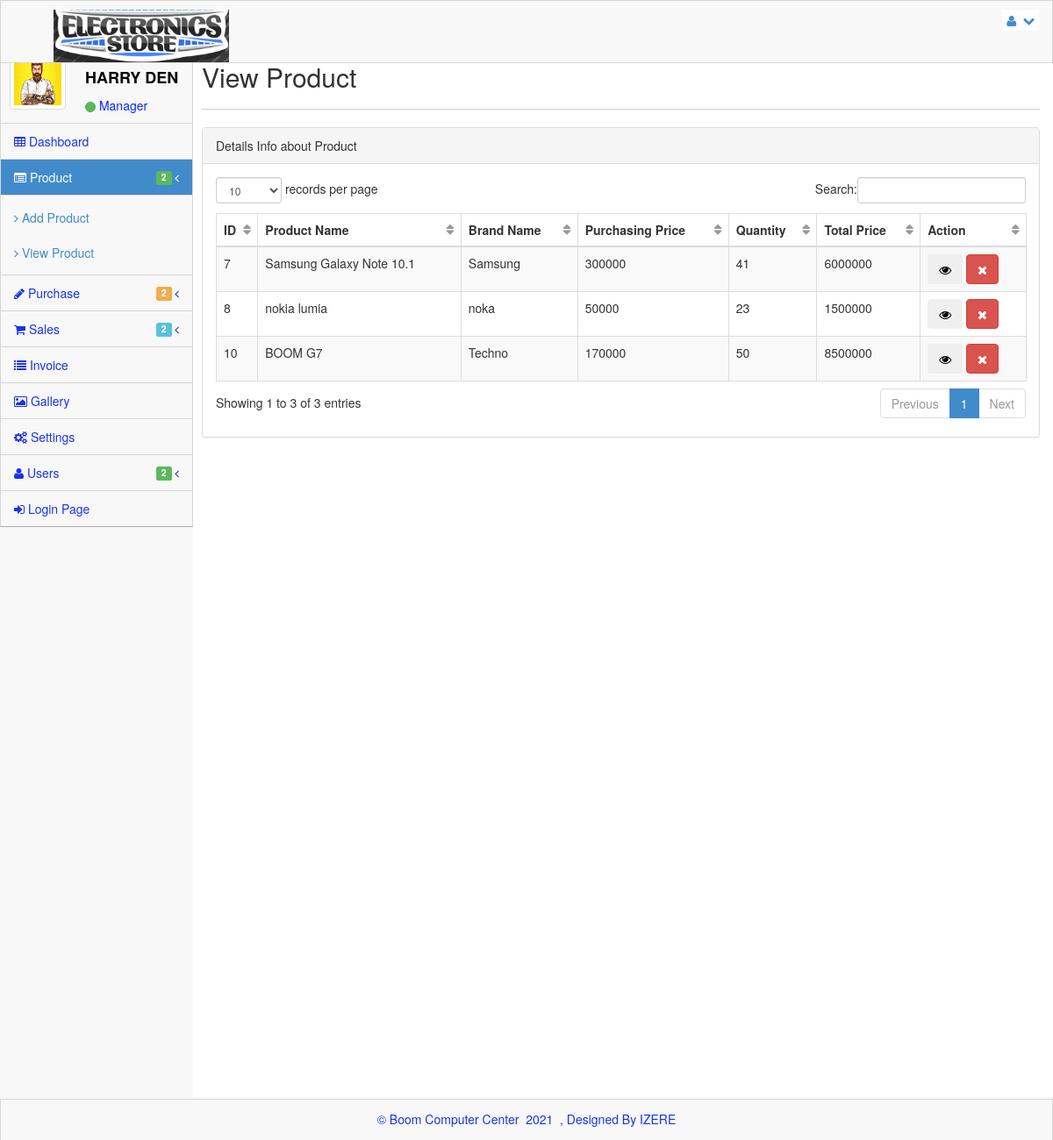
Page /ViewProduct.php (signed in) on the committed database.
### tables this page shows
CREATE TABLE IF NOT EXISTS `product` (
  `productid` int(11) NOT NULL AUTO_INCREMENT,
  `product_name` varchar(100) NOT NULL,
  `brand` varchar(50) NOT NULL,
  `price` int(11) NOT NULL,
  `quantity` int(11) NOT NULL,
  `TotalPrice` int(11) NOT NULL,
  `displaysize` varchar(100) NOT NULL,
  `operatingsystem` varchar(100) NOT NULL,
  `Processor` varchar(100) NOT NULL,
  `InternalMemory` varchar(100) NOT NULL,
  `RAM` varchar(100) NOT NULL,
  `cameradescription` varchar(100) NOT NULL,
  `batterylife` varchar(100) NOT NULL,
  `weight` varchar(35) NOT NULL,
  `model` varchar(40) NOT NULL,
  `dimension` varchar(100) NOT NULL,
  `ASIN` varchar(45) NOT NULL,
  `description` text NOT NULL,
  `flaturedimage` varchar(100) NOT NULL,
  `status` varchar(50) NOT NULL,
  `date` varchar(20) NOT NULL,
  `IDUser` int(11) NOT NULL,
  `IDBranch` int(11) NOT NULL,
  PRIMARY KEY (`productid`)
);

### ViewProduct.php (the view, shortened to what this page needs)
<?php
if($_SESSION){
$IDBranch=$_SESSION["IDBranch"];
$role=$_SESSION["role"];
include 'Config/config1.php';
?>
<!DOCTYPE html>
 <html lang="en">
<head>
     <link rel="stylesheet" href="assets/css/bootstrap-fileupload.min.css" />
    <link rel="stylesheet" href="assets/plugins/bootstrap/css/bootstrap.css" />
    <link rel="stylesheet" href="assets/css/main.css" />
    <link rel="stylesheet" href="assets/css/theme.css" />
    <link rel="stylesheet" href="assets/css/MoneAdmin.css" />
    <link rel="stylesheet" href="assets/plugins/Font-Awesome/css/font-awesome.css" />
    <link href="assets/plugins/dataTables/dataTables.bootstrap.css" rel="stylesheet" />
</head>
<body class="padTop53 " >
    <div id="wrap">
        <div id="top">
            <nav class="navbar navbar-inverse navbar-fixed-top " style="padding-top: 10px;">
                <header class="navbar-header">
                    <a href="index.html" class="navbar-brand">
                  <img src="assets/img/logo1.png" alt="" / width="200px"></a>
                </header>
                <ul class="nav navbar-top-links navbar-right">
                    <li class="dropdown">
                        <a class="dropdown-toggle" data-toggle="dropdown" href="#">
                            <i class="icon-user "></i>&nbsp; <i class="icon-chevron-down "></i>
                        </a>
                    </li>
                </ul>
            </nav>
        </div>
       <div id="left" >
            <div class="media user-media well-small">
                <a class="user-link" href="#">
                    <img class="media-object img-thumbnail user-img" alt="User Picture" src="assets/img/Profile_Uploaded/<?php echo $_SESSION["profilepicture"] ?>" / style="width:64px; height:64px">
                </a>
                <br />
                <div class="media-body">
                    <h5 class="media-heading"> <?php echo $_SESSION["name"] ?></h5>
                    <ul class="list-unstyled user-info">
                        <li>
                             <a class="btn btn-success btn-xs btn-circle" style="width: 10px;height: 12px;"></a> <?php echo $_SESSION["role"] ?>
                        </li>
                    </ul>
                </div>
                <br />
            </div>
            <ul id="menu" class="collapse">
                <li class="panel">
                    <a href="dashboard.php" >
                        <i class="icon-table"></i> Dashboard
                    </a>
                </li>
                 <li class="panel active">
                    <a href="#" data-parent="#menu" data-toggle="collapse" class="accordion-toggle" data-target="#Product">
                        <i class="icon-list-alt"></i> Product
                        <span class="pull-right">
                            <i class="icon-angle-left"></i>
                        </span>
                          &nbsp; <span class="label label-success">2</span>&nbsp;
                    </a>
                    <ul class="in" id="Product">
                        <li class=""><a href="AddNewProduct.php"><i class="icon-angle-right"></i> Add Product </a></li>
                        <li class=""><a href="ViewProduct.php"><i class="icon-angle-right"></i> View Product </a></li>
                    </ul>
                </li>
                <?php
				if($role=="Manager")
				{
				?>
                <li class="panel">
                    <a href="#" data-parent="#menu" data-toggle="collapse" class="accordion-toggle" data-target="#Purchase">
                        <i class="icon-pencil"></i> Purchase
                        <span class="pull-right">
                            <i class="icon-angle-left"></i>
                        </span>
                          &nbsp; <span class="label label-warning">2</span>&nbsp;
                    </a>
                </li>
				<?php } ?>
                <li class="panel">
                    <a href="#" data-parent="#menu" data-toggle="collapse" class="accordion-toggle" data-target="#Sales">
                        <i class="icon-shopping-cart"></i> Sales
                        <span class="pull-right">
                            <i class="icon-angle-left"></i>
                        </span>
                          &nbsp; <span class="label label-info">2</span>&nbsp;
                    </a>
                </li>
                <li><a href="ViewInvoice.php"><i class="icon-list "></i> Invoice </a></li>
                <li><a href="gallery.php"><i class="icon-picture"></i> Gallery </a></li>
				<?php
				if($role=="Manager")
				{
				?>
                <li><a href="Settings.php"><i class="icon-cogs"></i> Settings </a></li>
                 <li class="panel">
                    <a href="#" data-parent="#menu" data-toggle="collapse" class="accordion-toggle" data-target="#Users">
                        <i class="icon-user"></i> Users
                        <span class="pull-right">
                            <i class="icon-angle-left"></i>
                        </span>
                         &nbsp; <span class="label label-success">2</span>&nbsp;
                    </a>
                </li>
                <?php } ?>
                <li><a href="Execute/ExDestroySession.php"><i class="icon-signin"></i> Login Page </a></li>
            </ul>
        </div>
        <div id="content">
            <div class="inner">
                <div class="row">
                    <div class="col-lg-12">
                        <h2> View Product </h2>
                    </div>
                </div>
                <hr />
                <div class="row">
                <div class="col-lg-12">
                    <div class="panel panel-default">
                        <div class="panel-heading">
                            Details Info about Product
                      </div>
                        <div class="panel-body">
                            <div class="table-responsive">
                                <table class="table table-striped table-bordered table-hover" id="dataTables-example">
                                    <thead>
                                        <tr>
                                            <th>ID</th>
                                            <th>Product Name</th>
                                            <th>Brand Name</th>
                                            <th>Purchasing Price</th>
                                            <th>Quantity</th>
                                            <th>Total Price</th>
                            <th>Action</th>
                                      </tr>
                                    </thead>
                                    <tbody>
                                    <?php
									if($role=="Manager")
								{
					$query= $dbo->query("SELECT * FROM product ORDER by productid DESC");
					foreach ($query as $product) {
					?>
                                        <tr class="odd gradeX">
                                        	<td><?php echo $product['productid'];?></td>
                                            <td><?php echo $product['product_name'];?></td>
                                            <td><?php echo $product['brand'];?></td>
                                            <td><?php echo $product['price'];?></td>
                                            <td class="center"><?php echo $product['quantity'];?></td>
                                            <td class="center"><?php echo $product['TotalPrice'];?></td>
                                            <td class="center">
                                            <button class="btn" data-toggle="modal" data-target="#NewInvoiceNumber"><i class="icon-eye-open"></i> </button>
                                            <button class="btn btn-danger"><i class="icon-remove icon-white"></i> </button>
                                            </td>
                                        </tr>
                                    <?php } }
									else
								{
					$query= $dbo->query("SELECT * FROM product WHERE IDBranch='$IDBranch' ORDER by productid DESC");
					foreach ($query as $product) {
					?>
					<tr class="odd gradeX">
                                        	<td><?php echo $product['productid'];?></td>
                                            <td><?php echo $product['product_name'];?></td>
                                            <td><?php echo $product['brand'];?></td>
                                            <td><?php echo $product['price'];?></td>
                                            <td class="center"><?php echo $product['quantity'];?></td>
                                            <td class="center"><?php echo $product['TotalPrice'];?></td>
                                            <td>
                                            <?php
												$IDProduct=$product['productid'];
                                           		 $quer= mysql_query("SELECT DISTINCT Price FROM price where IDProduct='$IDProduct'");
												 while($i = mysql_fetch_array($quer))
														{
													$Price=$i['Price'];
													}
											?>
											<?php echo $Price;?>
                                            </td>
                                            <td class="center">
                                            <button class="btn" data-toggle="modal" data-target="#NewInvoiceNumber"><i class="icon-eye-open"></i> </button>
                                            <button class="btn btn-danger"><i class="icon-remove icon-white"></i> </button>
                                            </td>
                                        </tr>
										<?php } }?>
                                  </tbody>
                                </table>
                            </div>
                        </div>
                    </div>
                </div>
            </div>
            </div>
        </div>
    </div>
     <div class="col-lg-12">
                    </div>
    <?php
	include 'Footer.php';
	?>
</body>
</html>
<?php
}
else{
echo "<script>location.href='index.php'</script>";
} ?>

### assets/css/MoneAdmin.css (style rules this page uses)
body { background-color: #f8f8f8; }
.navbar-top-links li { display: inline-block; }
.navbar-top-links li:last-child { margin-right: 15px; }
.navbar-top-links li a { padding: 15px; padding:2px 5px 2px 5px; background-color:white; }
table.dataTable thead .sorting, table.dataTable thead .sorting_asc:after, table.dataTable thead .sorting_desc, table.dataTable thead .sorting_asc_disabled, table.dataTable thead .sorting_desc_disabled { background: transparent; }
table.dataTable thead .sorting_asc:after { content: "\f0de"; float: right; font-family: fontawesome; }
table.dataTable thead .sorting:after { content: "\f0dc"; float: right; font-family: fontawesome; color: rgba(50,50,50,.5); }
.btn-circle { width: 30px; height: 30px; padding: 6px 0; border-radius: 15px; text-align: center; font-size: 12px; line-height: 1.428571429; }

### rows in the picture
product: productid "10", product_name "BOOM G7", brand "Techno", price "170000", quantity "50", TotalPrice "8500000"
product: productid "8", product_name "nokia lumia", brand "noka", price "50000", quantity "23", TotalPrice "1500000"
product: productid "7", product_name "Samsung Galaxy Note 10.1", brand "Samsung", price "300000", quantity "41", TotalPrice "6000000"

### other values in the picture
$_SESSION["name"] "HARRY DEN"
$_SESSION["role"] "Manager"
